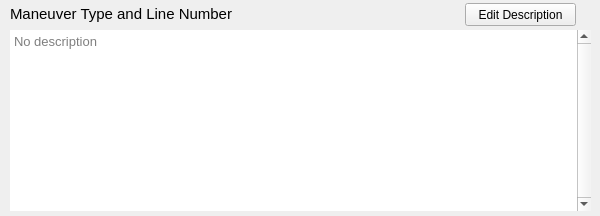
<?xml version="1.0" encoding="UTF-8"?>
<ui version="4.0">
 <class>ManeuverDescription</class>
 <widget class="QDialog" name="ManeuverDescription">
  <property name="geometry">
   <rect>
    <x>0</x>
    <y>0</y>
    <width>600</width>
    <height>216</height>
   </rect>
  </property>
  <property name="minimumSize">
   <size>
    <width>600</width>
    <height>216</height>
   </size>
  </property>
  <property name="maximumSize">
   <size>
    <width>600</width>
    <height>216</height>
   </size>
  </property>
  <property name="font">
   <font>
    <family>Yu Gothic UI</family>
    <pointsize>9</pointsize>
   </font>
  </property>
  <property name="windowTitle">
   <string>Maneuver Description</string>
  </property>
  <widget class="QLabel" name="type_and_line">
   <property name="geometry">
    <rect>
     <x>10</x>
     <y>6</y>
     <width>341</width>
     <height>16</height>
    </rect>
   </property>
   <property name="font">
    <font>
     <family>Yu Gothic UI</family>
     <pointsize>11</pointsize>
    </font>
   </property>
   <property name="text">
    <string notr="true">Maneuver Type and Line Number</string>
   </property>
  </widget>
  <widget class="QPlainTextEdit" name="description">
   <property name="geometry">
    <rect>
     <x>10</x>
     <y>30</y>
     <width>581</width>
     <height>181</height>
    </rect>
   </property>
   <property name="font">
    <font>
     <family>Yu Gothic UI</family>
     <pointsize>10</pointsize>
    </font>
   </property>
   <property name="focusPolicy">
    <enum>Qt::ClickFocus</enum>
   </property>
   <property name="acceptDrops">
    <bool>false</bool>
   </property>
   <property name="toolTip">
    <string notr="true"/>
   </property>
   <property name="frameShape">
    <enum>QFrame::NoFrame</enum>
   </property>
   <property name="verticalScrollBarPolicy">
    <enum>Qt::ScrollBarAlwaysOn</enum>
   </property>
   <property name="horizontalScrollBarPolicy">
    <enum>Qt::ScrollBarAlwaysOff</enum>
   </property>
   <property name="documentTitle">
    <string notr="true"/>
   </property>
   <property name="undoRedoEnabled">
    <bool>false</bool>
   </property>
   <property name="readOnly">
    <bool>true</bool>
   </property>
   <property name="textInteractionFlags">
    <set>Qt::LinksAccessibleByMouse|Qt::TextSelectableByMouse</set>
   </property>
   <property name="placeholderText">
    <string>No description</string>
   </property>
  </widget>
  <widget class="QPushButton" name="editButton">
   <property name="geometry">
    <rect>
     <x>465</x>
     <y>3</y>
     <width>111</width>
     <height>23</height>
    </rect>
   </property>
   <property name="font">
    <font>
     <family>Yu Gothic UI</family>
     <pointsize>9</pointsize>
    </font>
   </property>
   <property name="toolTip">
    <string>Start editing of the description</string>
   </property>
   <property name="text">
    <string>Edit Description</string>
   </property>
   <property name="autoDefault">
    <bool>false</bool>
   </property>
  </widget>
 </widget>
 <resources/>
 <connections/>
</ui>
